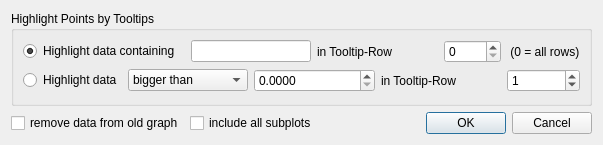
<?xml version="1.0" encoding="UTF-8"?>
<ui version="4.0">
 <class>Highlight</class>
 <widget class="QDialog" name="Highlight">
  <property name="geometry">
   <rect>
    <x>0</x>
    <y>0</y>
    <width>603</width>
    <height>145</height>
   </rect>
  </property>
  <property name="windowTitle">
   <string>Dialog</string>
  </property>
  <layout class="QGridLayout" name="gridLayout_2">
   <item row="0" column="0" colspan="3">
    <widget class="QGroupBox" name="groupBox">
     <property name="title">
      <string>Highlight Points by Tooltips</string>
     </property>
     <layout class="QGridLayout" name="gridLayout">
      <item row="0" column="0" colspan="2">
       <widget class="QRadioButton" name="type1_radiobutton">
        <property name="text">
         <string>Highlight data containing</string>
        </property>
        <property name="checked">
         <bool>true</bool>
        </property>
       </widget>
      </item>
      <item row="0" column="2" colspan="2">
       <widget class="QLineEdit" name="identify_lineedit"/>
      </item>
      <item row="0" column="4" colspan="2">
       <widget class="QLabel" name="label_2">
        <property name="text">
         <string>in Tooltip-Row</string>
        </property>
       </widget>
      </item>
      <item row="0" column="6">
       <widget class="QSpinBox" name="row1_spinbox"/>
      </item>
      <item row="1" column="0">
       <widget class="QRadioButton" name="type2_radiobutton">
        <property name="text">
         <string>Highlight data</string>
        </property>
        <property name="checkable">
         <bool>true</bool>
        </property>
       </widget>
      </item>
      <item row="1" column="1" colspan="2">
       <widget class="QComboBox" name="relation_combobox">
        <item>
         <property name="text">
          <string>bigger than</string>
         </property>
        </item>
        <item>
         <property name="text">
          <string>smaller than</string>
         </property>
        </item>
        <item>
         <property name="text">
          <string>equal to</string>
         </property>
        </item>
       </widget>
      </item>
      <item row="1" column="3" colspan="2">
       <widget class="QDoubleSpinBox" name="value_spinbox">
        <property name="decimals">
         <number>4</number>
        </property>
        <property name="maximum">
         <double>99999999.989999994635582</double>
        </property>
       </widget>
      </item>
      <item row="1" column="5" colspan="2">
       <widget class="QLabel" name="label_7">
        <property name="text">
         <string>in Tooltip-Row</string>
        </property>
       </widget>
      </item>
      <item row="1" column="7">
       <widget class="QSpinBox" name="row2_spinbox">
        <property name="value">
         <number>1</number>
        </property>
       </widget>
      </item>
      <item row="0" column="7">
       <widget class="QLabel" name="label">
        <property name="text">
         <string> (0 = all rows)</string>
        </property>
       </widget>
      </item>
     </layout>
    </widget>
   </item>
   <item row="1" column="0">
    <widget class="QCheckBox" name="remove_checkbox">
     <property name="text">
      <string>remove data from old graph</string>
     </property>
     <property name="checked">
      <bool>false</bool>
     </property>
    </widget>
   </item>
   <item row="1" column="1">
    <widget class="QCheckBox" name="allsubs_checkbox">
     <property name="text">
      <string>include all subplots</string>
     </property>
    </widget>
   </item>
   <item row="1" column="2">
    <widget class="QDialogButtonBox" name="buttonBox">
     <property name="orientation">
      <enum>Qt::Horizontal</enum>
     </property>
     <property name="standardButtons">
      <set>QDialogButtonBox::Cancel|QDialogButtonBox::Ok</set>
     </property>
    </widget>
   </item>
  </layout>
 </widget>
 <resources/>
 <connections>
  <connection>
   <sender>buttonBox</sender>
   <signal>accepted()</signal>
   <receiver>Highlight</receiver>
   <slot>accept()</slot>
   <hints>
    <hint type="sourcelabel">
     <x>248</x>
     <y>254</y>
    </hint>
    <hint type="destinationlabel">
     <x>157</x>
     <y>274</y>
    </hint>
   </hints>
  </connection>
  <connection>
   <sender>buttonBox</sender>
   <signal>rejected()</signal>
   <receiver>Highlight</receiver>
   <slot>reject()</slot>
   <hints>
    <hint type="sourcelabel">
     <x>316</x>
     <y>260</y>
    </hint>
    <hint type="destinationlabel">
     <x>286</x>
     <y>274</y>
    </hint>
   </hints>
  </connection>
 </connections>
</ui>
